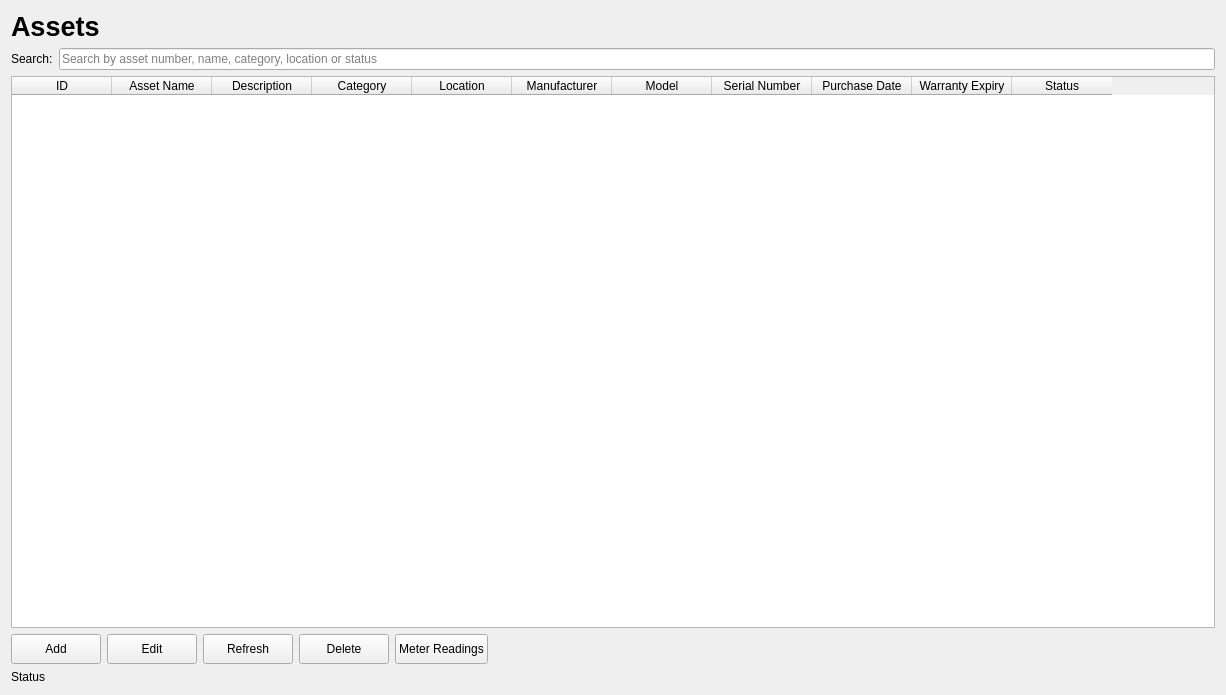
<?xml version="1.0" encoding="UTF-8"?>
<ui version="4.0">
 <class>AssetsWindow</class>
 <widget class="QWidget" name="AssetsWindow">
  <property name="geometry">
   <rect>
    <x>0</x>
    <y>0</y>
    <width>1226</width>
    <height>695</height>
   </rect>
  </property>
  <property name="windowTitle">
   <string>Assets Window</string>
  </property>
  <layout class="QVBoxLayout" name="verticalLayout_2">
   <item>
    <widget class="QLabel" name="lblTitle">
     <property name="font">
      <font>
       <pointsize>20</pointsize>
       <bold>true</bold>
      </font>
     </property>
     <property name="text">
      <string>Assets</string>
     </property>
    </widget>
   </item>
   <item>
    <layout class="QVBoxLayout" name="verticalLayout">
     <item>
      <layout class="QHBoxLayout" name="horizontalLayout">
       <item>
        <widget class="QLabel" name="lblSearch">
         <property name="text">
          <string>Search:</string>
         </property>
        </widget>
       </item>
       <item>
        <widget class="QLineEdit" name="txtSearch">
         <property name="placeholderText">
          <string>Search by asset number, name, category, location or status</string>
         </property>
        </widget>
       </item>
      </layout>
     </item>
     <item>
      <widget class="QTableWidget" name="tblAssets">
       <property name="editTriggers">
        <set>QAbstractItemView::EditTrigger::NoEditTriggers</set>
       </property>
       <property name="alternatingRowColors">
        <bool>true</bool>
       </property>
       <property name="selectionBehavior">
        <enum>QAbstractItemView::SelectionBehavior::SelectRows</enum>
       </property>
       <property name="sortingEnabled">
        <bool>true</bool>
       </property>
       <property name="wordWrap">
        <bool>false</bool>
       </property>
       <property name="columnCount">
        <number>11</number>
       </property>
       <attribute name="verticalHeaderVisible">
        <bool>false</bool>
       </attribute>
       <column>
        <property name="text">
         <string>ID</string>
        </property>
       </column>
       <column>
        <property name="text">
         <string>Asset Name</string>
        </property>
       </column>
       <column>
        <property name="text">
         <string>Description</string>
        </property>
       </column>
       <column>
        <property name="text">
         <string>Category</string>
        </property>
       </column>
       <column>
        <property name="text">
         <string>Location</string>
        </property>
       </column>
       <column>
        <property name="text">
         <string>Manufacturer</string>
        </property>
       </column>
       <column>
        <property name="text">
         <string>Model</string>
        </property>
       </column>
       <column>
        <property name="text">
         <string>Serial Number</string>
        </property>
       </column>
       <column>
        <property name="text">
         <string>Purchase Date</string>
        </property>
       </column>
       <column>
        <property name="text">
         <string>Warranty Expiry</string>
        </property>
       </column>
       <column>
        <property name="text">
         <string>Status</string>
        </property>
       </column>
      </widget>
     </item>
     <item>
      <layout class="QHBoxLayout" name="horizontalLayout_2">
       <item>
        <widget class="QPushButton" name="btnAdd">
         <property name="minimumSize">
          <size>
           <width>90</width>
           <height>30</height>
          </size>
         </property>
         <property name="font">
          <font>
           <family>Segoe UI</family>
          </font>
         </property>
         <property name="styleSheet">
          <string notr="true"/>
         </property>
         <property name="text">
          <string>Add</string>
         </property>
         <property name="checkable">
          <bool>false</bool>
         </property>
        </widget>
       </item>
       <item>
        <widget class="QPushButton" name="btnEdit">
         <property name="minimumSize">
          <size>
           <width>90</width>
           <height>30</height>
          </size>
         </property>
         <property name="styleSheet">
          <string notr="true"/>
         </property>
         <property name="text">
          <string>Edit</string>
         </property>
         <property name="checkable">
          <bool>false</bool>
         </property>
        </widget>
       </item>
       <item>
        <widget class="QPushButton" name="btnRefresh">
         <property name="minimumSize">
          <size>
           <width>90</width>
           <height>30</height>
          </size>
         </property>
         <property name="styleSheet">
          <string notr="true"/>
         </property>
         <property name="text">
          <string>Refresh</string>
         </property>
         <property name="checkable">
          <bool>false</bool>
         </property>
        </widget>
       </item>
       <item>
        <widget class="QPushButton" name="btnDelete">
         <property name="minimumSize">
          <size>
           <width>90</width>
           <height>30</height>
          </size>
         </property>
         <property name="styleSheet">
          <string notr="true"/>
         </property>
         <property name="text">
          <string>Delete</string>
         </property>
         <property name="checkable">
          <bool>false</bool>
         </property>
        </widget>
       </item>
       <item>
        <widget class="QPushButton" name="btnMeterReadings">
         <property name="minimumSize">
          <size>
           <width>90</width>
           <height>30</height>
          </size>
         </property>
         <property name="text">
          <string>Meter Readings</string>
         </property>
        </widget>
       </item>
       <item>
        <spacer name="horizontalSpacer">
         <property name="orientation">
          <enum>Qt::Orientation::Horizontal</enum>
         </property>
         <property name="sizeHint" stdset="0">
          <size>
           <width>40</width>
           <height>20</height>
          </size>
         </property>
        </spacer>
       </item>
      </layout>
     </item>
    </layout>
   </item>
   <item>
    <widget class="QLabel" name="lblStatus">
     <property name="text">
      <string>Status</string>
     </property>
    </widget>
   </item>
  </layout>
 </widget>
 <resources/>
 <connections/>
</ui>
